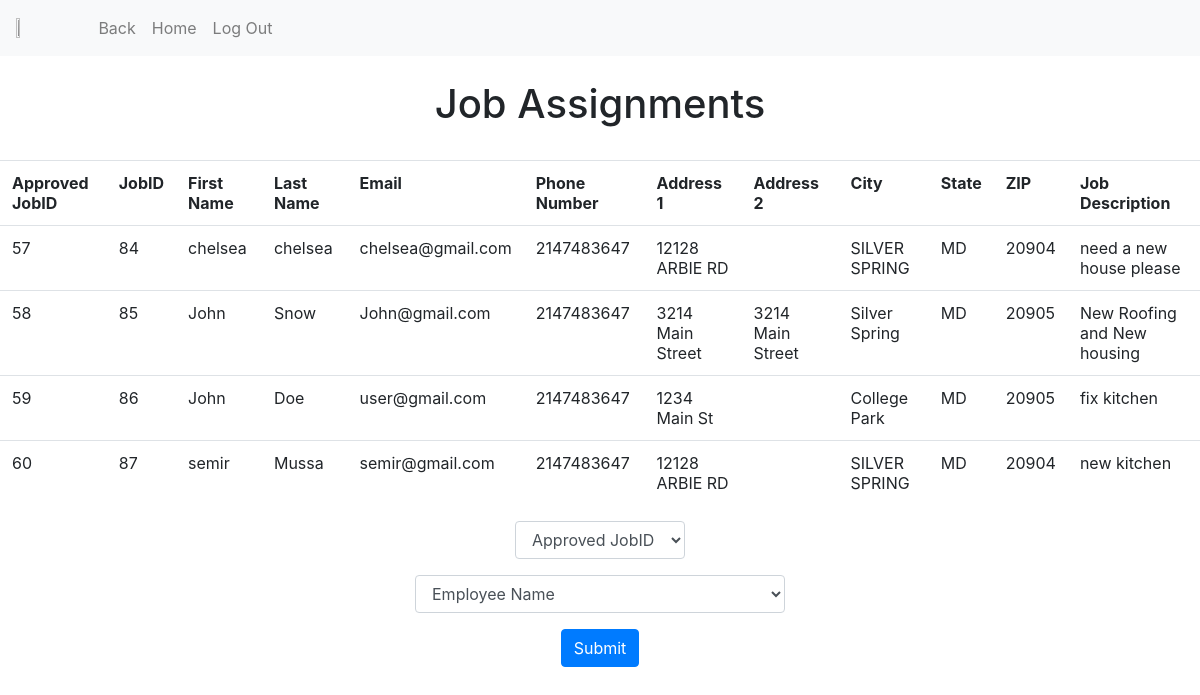
The page /Manager/assignjobs.php (signed in) on the database its author committed.
### tables this page shows
CREATE TABLE `ApprovedJobs` (
  `ApprovedJobId` int(5) NOT NULL,
  `Decision` varchar(10) NOT NULL,
  `JobID` int(5) NOT NULL
);

CREATE TABLE `RequestQuote` (
  `CustomerID` int(5) NOT NULL,
  `FirstName` varchar(25) NOT NULL,
  `LastName` varchar(25) NOT NULL,
  `Email` varchar(50) NOT NULL,
  `PhoneNumber` int(10) NOT NULL,
  `Address1` varchar(25) NOT NULL,
  `Address2` varchar(25) NOT NULL,
  `City` varchar(25) NOT NULL,
  `State` varchar(2) NOT NULL,
  `ZIP` int(5) NOT NULL,
  `JobDescription` text NOT NULL
);

### Code/dbhelper.php (called while the page is built, shortened)
<?php
function makeTheConnection() {
	$db = "bmgt407_2022s_05_db";
	$user = "bmgt407_2022s_05";
	$pwd = "bmgt407_2022s_05";
	$connection = "mysql:host=bmgt407.rhsmith.umd.edu;dbname=".$db;
	try {
		return $GLOBALS['conn'];
	}
	catch(Exception $e){
		die(var_dump($e));
	}
}
function getRows($query) {
	$stmt = $GLOBALS['conn']->query($query);
	$rows = $stmt->fetchAll(PDO::FETCH_ASSOC);
	return $rows;
}
?>

### Manager/assignjobs.php (the view, shortened to what this page needs)
<?php require_once('dbhelper.php');
    $query = "SELECT a.ApprovedJobId, a.JobID, r.FirstName, r.LastName,r.Email, r.PhoneNumber, r.Address1, r.Address2, r.City, r.State, r.ZIP, r.JobDescription
FROM RequestQuote r
INNER JOIN ApprovedJobs a ON a.JobID = r.CustomerID
WHERE a.Decision = 'Approved'
;";
$records = getRows ($query);
?>
<html lang="en">
<head>
  <link rel="stylesheet" href="https://cdn.jsdelivr.net/npm/bootstrap@4.5.3/dist/css/bootstrap.min.css">
</head>
<body>
  <?php require_once('navbarmanager.php'); ?>
<br>
<center> <h1> Job Assignments </h1> </center>
<br>
<table class="table">
  <?php
    if ($records) {
      echo "<th>Approved JobID</th><th>JobID</th><th>First Name</th><th>Last Name</th><th>Email</th><th>Phone Number</th><th>Address 1</th><th>Address 2</th><th>City</th><th>State</th><th>ZIP</th><th>Job Description</th>";
     foreach ($records as $record) {
        echo "<tr>";
        echo "<td>{$record['ApprovedJobId']}</td>";
        echo "<td>{$record['JobID']}</td>";
        echo "<td>{$record['FirstName']}</td>";
        echo "<td>{$record['LastName']}</td>";
        echo "<td>{$record['Email']}</td>";
        echo "<td>{$record['PhoneNumber']}</td>";
        echo "<td>{$record['Address1']}</td>";
        echo "<td>{$record['Address2']}</td>";
        echo "<td>{$record['City']}</td>";
        echo "<td>{$record['State']}</td>";
        echo "<td>{$record['ZIP']}</td>";
        echo "<td>{$record['JobDescription']}</td>";
        echo "</tr>";
      }
    } else {
      echo "<p>No Record found in table.</p>";
    }
?>
</table>
</body>
</html>
    <form action="assignjobs.php" method="POST">
<center>
<?php require_once('dbhelper.php');
?>
    <form action="jobstatus.php" method="POST">
      <center>
      <?php require_once('dbhelper.php');
  ?>
    <div class="form-group col-md-2">
    <select name="ApprovedJobId" class="form-control" id="ApprovedJobId">
      <option value=''>Approved JobID</option>
    </select>
  </div>
      <div class="form-group col-md-4">
            <select name="EmployeeName" class="form-control">
              <option selected>Employee Name</option>
            </select>
          </div>
           <input type="submit" class="btn btn-primary" name="submit" value="Submit">
</form>
  </center>
</body>
</html>
<?php require_once('dbhelper.php'); ?>

### rows shown on the page
approvedjobs: ApprovedJobId "57", JobID "84", JobID.FirstName "chelsea", JobID.LastName "chelsea", JobID.Email "chelsea@gmail.com", JobID.PhoneNumber "2147483647", JobID.Address1 "12128 ARBIE RD", JobID.City "SILVER SPRING", JobID.State "MD", JobID.ZIP "20904", JobID.JobDescription "need a new house please"
approvedjobs: ApprovedJobId "58", JobID "85", JobID.FirstName "John", JobID.LastName "Snow", JobID.Email "John@gmail.com", JobID.PhoneNumber "2147483647", JobID.Address1 "3214 Main Street", JobID.Address2 "3214 Main Street", JobID.City "Silver Spring", JobID.State "MD", JobID.ZIP "20905", JobID.JobDescription "New Roofing and New housing"
approvedjobs: ApprovedJobId "59", JobID "86", JobID.FirstName "John", JobID.LastName "Doe", JobID.Email "user@gmail.com", JobID.PhoneNumber "2147483647", JobID.Address1 "1234 Main St", JobID.City "College Park", JobID.State "MD", JobID.ZIP "20905", JobID.JobDescription "fix kitchen"
approvedjobs: ApprovedJobId "60", JobID "87", JobID.FirstName "semir", JobID.LastName "Mussa", JobID.Email "semir@gmail.com", JobID.PhoneNumber "2147483647", JobID.Address1 "12128 ARBIE RD", JobID.City "SILVER SPRING", JobID.State "MD", JobID.ZIP "20904", JobID.JobDescription "new kitchen"
